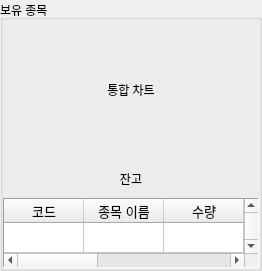
                <widget class="QGroupBox" name="groupBox">
                 <property name="layoutDirection">
                  <enum>Qt::LeftToRight</enum>
                 </property>
                 <property name="title">
                  <string>보유 종목</string>
                 </property>
                 <layout class="QVBoxLayout" name="verticalLayout_13" stretch="3,2">
                  <property name="spacing">
                   <number>10</number>
                  </property>
                  <property name="leftMargin">
                   <number>0</number>
                  </property>
                  <property name="topMargin">
                   <number>0</number>
                  </property>
                  <property name="rightMargin">
                   <number>0</number>
                  </property>
                  <property name="bottomMargin">
                   <number>0</number>
                  </property>
                  <item>
                   <layout class="QVBoxLayout" name="verticalLayout_8" stretch="0,1">
                    <item>
                     <widget class="QLabel" name="label_13">
                      <property name="text">
                       <string>통합 차트</string>
                      </property>
                      <property name="textFormat">
                       <enum>Qt::AutoText</enum>
                      </property>
                      <property name="alignment">
                       <set>Qt::AlignCenter</set>
                      </property>
                     </widget>
                    </item>
                    <item>
                     <layout class="QVBoxLayout" name="stockChart"/>
                    </item>
                   </layout>
                  </item>
                  <item>
                   <layout class="QVBoxLayout" name="verticalLayout_11" stretch="0,1">
                    <item>
                     <widget class="QLabel" name="label_14">
                      <property name="text">
                       <string>잔고</string>
                      </property>
                      <property name="alignment">
                       <set>Qt::AlignCenter</set>
                      </property>
                     </widget>
                    </item>
                    <item>
                     <widget class="QTableWidget" name="stockHoldings">
                      <property name="enabled">
                       <bool>true</bool>
                      </property>
                      <property name="font">
                       <font>
                        <pointsize>10</pointsize>
                       </font>
                      </property>
                      <property name="mouseTracking">
                       <bool>false</bool>
                      </property>
                      <property name="autoFillBackground">
                       <bool>false</bool>
                      </property>
                      <property name="frameShape">
                       <enum>QFrame::Panel</enum>
                      </property>
                      <property name="frameShadow">
                       <enum>QFrame::Sunken</enum>
                      </property>
                      <property name="autoScroll">
                       <bool>true</bool>
                      </property>
                      <property name="editTriggers">
                       <set>QAbstractItemView::NoEditTriggers</set>
                      </property>
                      <property name="tabKeyNavigation">
                       <bool>false</bool>
                      </property>
                      <property name="showDropIndicator" stdset="0">
                       <bool>false</bool>
                      </property>
                      <property name="dragEnabled">
                       <bool>false</bool>
                      </property>
                      <property name="dragDropOverwriteMode">
                       <bool>false</bool>
                      </property>
                      <property name="dragDropMode">
                       <enum>QAbstractItemView::NoDragDrop</enum>
                      </property>
                      <property name="defaultDropAction">
                       <enum>Qt::TargetMoveAction</enum>
                      </property>
                      <property name="alternatingRowColors">
                       <bool>true</bool>
                      </property>
                      <property name="selectionMode">
                       <enum>QAbstractItemView::NoSelection</enum>
                      </property>
                      <property name="selectionBehavior">
                       <enum>QAbstractItemView::SelectRows</enum>
                      </property>
                      <property name="showGrid">
                       <bool>true</bool>
                      </property>
                      <property name="gridStyle">
                       <enum>Qt::SolidLine</enum>
                      </property>
                      <property name="sortingEnabled">
                       <bool>true</bool>
                      </property>
                      <property name="rowCount">
                       <number>10</number>
                      </property>
                      <attribute name="horizontalHeaderVisible">
                       <bool>true</bool>
                      </attribute>
                      <attribute name="horizontalHeaderCascadingSectionResizes">
                       <bool>true</bool>
                      </attribute>
                      <attribute name="horizontalHeaderDefaultSectionSize">
                       <number>80</number>
                      </attribute>
                      <attribute name="horizontalHeaderHighlightSections">
                       <bool>false</bool>
                      </attribute>
                      <attribute name="horizontalHeaderShowSortIndicator" stdset="0">
                       <bool>true</bool>
                      </attribute>
                      <attribute name="horizontalHeaderStretchLastSection">
                       <bool>false</bool>
                      </attribute>
                      <attribute name="verticalHeaderVisible">
                       <bool>false</bool>
                      </attribute>
                      <attribute name="verticalHeaderCascadingSectionResizes">
                       <bool>false</bool>
                      </attribute>
                      <attribute name="verticalHeaderHighlightSections">
                       <bool>false</bool>
                      </attribute>
                      <row>
                       <property name="text">
                        <string>000000</string>
                       </property>
                      </row>
                      <row/>
                      <row/>
                      <row/>
                      <row/>
                      <row/>
                      <row/>
                      <row/>
                      <row/>
                      <row/>
                      <column>
                       <property name="text">
                        <string>코드</string>
                       </property>
                       <property name="textAlignment">
                        <set>AlignCenter</set>
                       </property>
                      </column>
                      <column>
                       <property name="text">
                        <string>종목 이름</string>
                       </property>
                      </column>
                      <column>
                       <property name="text">
                        <string>수량</string>
                       </property>
                      </column>
                      <column>
                       <property name="text">
                        <string>등락률</string>
                       </property>
                      </column>
                      <column>
                       <property name="text">
                        <string>현재가</string>
                       </property>
                      </column>
                      <column>
                       <property name="text">
                        <string>평가금액</string>
                       </property>
                      </column>
                      <column>
                       <property name="text">
                        <string>매입가</string>
                       </property>
                      </column>
                      <column>
                       <property name="text">
                        <string>수익률</string>
                       </property>
                      </column>
                      <item row="0" column="0">
                       <property name="text">
                        <string/>
                       </property>
                       <property name="textAlignment">
                        <set>AlignCenter</set>
                       </property>
                      </item>
                      <item row="0" column="1">
                       <property name="text">
                        <string/>
                       </property>
                       <property name="textAlignment">
                        <set>AlignCenter</set>
                       </property>
                      </item>
                      <item row="0" column="2">
                       <property name="text">
                        <string/>
                       </property>
                       <property name="textAlignment">
                        <set>AlignCenter</set>
                       </property>
                      </item>
                      <item row="0" column="4">
                       <property name="text">
                        <string/>
                       </property>
                       <property name="textAlignment">
                        <set>AlignCenter</set>
                       </property>
                      </item>
                      <item row="0" column="5">
                       <property name="text">
                        <string/>
                       </property>
                       <property name="textAlignment">
                        <set>AlignCenter</set>
                       </property>
                      </item>
                      <item row="0" column="6">
                       <property name="text">
                        <string/>
                       </property>
                      </item>
                      <item row="0" column="7">
                       <property name="text">
                        <string/>
                       </property>
                      </item>
                      <item row="1" column="0">
                       <property name="text">
                        <string/>
                       </property>
                      </item>
                      <item row="1" column="1">
                       <property name="text">
                        <string/>
                       </property>
                      </item>
                      <item row="1" column="2">
                       <property name="text">
                        <string/>
                       </property>
                      </item>
                      <item row="1" column="4">
                       <property name="text">
                        <string/>
                       </property>
                      </item>
                      <item row="1" column="5">
                       <property name="text">
                        <string/>
                       </property>
                      </item>
                      <item row="1" column="6">
                       <property name="text">
                        <string/>
                       </property>
                      </item>
                      <item row="1" column="7">
                       <property name="text">
                        <string/>
                       </property>
                      </item>
                      <item row="2" column="0">
                       <property name="text">
                        <string/>
                       </property>
                      </item>
                      <item row="2" column="1">
                       <property name="text">
                        <string/>
                       </property>
                      </item>
                      <item row="2" column="2">
                       <property name="text">
                        <string/>
                       </property>
                      </item>
                      <item row="2" column="4">
                       <property name="text">
                        <string/>
                       </property>
                      </item>
                      <item row="2" column="5">
                       <property name="text">
                        <string/>
                       </property>
                      </item>
                      <item row="2" column="6">
                       <property name="text">
                        <string/>
                       </property>
                      </item>
                      <item row="2" column="7">
                       <property name="text">
                        <string/>
                       </property>
                      </item>
                     </widget>
                    </item>
                   </layout>
                  </item>
                 </layout>
                </widget>
